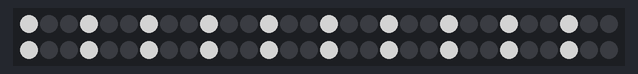
The sketch below on a simulated Arduino Uno, built with avr-gcc and run on an emulated ATmega328P. Parts: 60 RGB LEDs in strip order, left to right, continuing on the next row. Dim RGB values are drawn brighter than linear.

Above: at 0.01 s.
At 0.43 s:
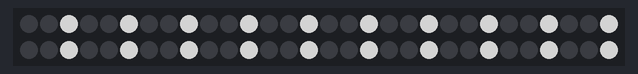
At 1.17 s:
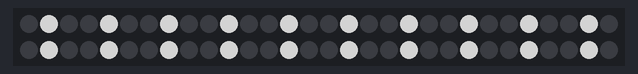
At 2.34 s:
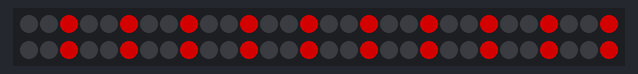
At 3.5 s:
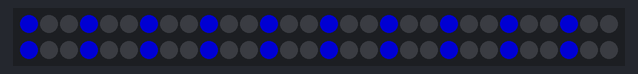
At 4.67 s:
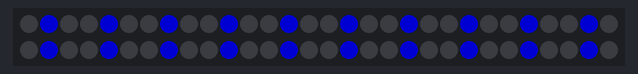

Measured:
- by itself, everything shown: repeats every 4.8 s, in 90 steps

The sketch:

theaterChase.ino
```cpp
#include <Adafruit_NeoPixel.h>
#ifdef __AVR__
  #include <avr/power.h>
#endif

#define PIN 6

/*
Desciription:
  Get ready, this code brings out the excitement of the Feather Wing and the Neopixel
  This code will display Theater-like lights and change RBW every second
  */

Adafruit_NeoPixel strip = Adafruit_NeoPixel(60, PIN, NEO_GRB + NEO_KHZ800);


void setup() {
  strip.begin();
  strip.show(); // Initialize all pixels to 'off'
}

void loop() {
// Send a theater pixel chase in...
theaterChase(strip.Color(127, 127, 127), 50); // White
theaterChase(strip.Color(127, 0, 0), 50); // Red
theaterChase(strip.Color(0, 0, 127), 50); // Blue
}


//Timing for leds

//Theatre-style crawling lights.
void theaterChase(uint32_t c, uint8_t wait) {
  for (int j=0; j<10; j++) {  //do 10 cycles of chasing
    for (int q=0; q < 3; q++) {
      for (uint16_t i=0; i < strip.numPixels(); i=i+3) {
        strip.setPixelColor(i+q, c);    //turn every third pixel on
      }
      strip.show();

      delay(wait);

      for (uint16_t i=0; i < strip.numPixels(); i=i+3) {
        strip.setPixelColor(i+q, 0);        //turn every third pixel off
      }
    }
  }
}

// Input a value 0 to 255 to get a color value.
// The colours are a transition r - g - b - back to r.
uint32_t Wheel(byte WheelPos) {
  WheelPos = 255 - WheelPos;
  if(WheelPos < 85) {
    return strip.Color(255 - WheelPos * 3, 0, WheelPos * 3);
  }
  if(WheelPos < 170) {
    WheelPos -= 85;
    return strip.Color(0, WheelPos * 3, 255 - WheelPos * 3);
  }
  WheelPos -= 170;
  return strip.Color(WheelPos * 3, 255 - WheelPos * 3, 0);
}
```
